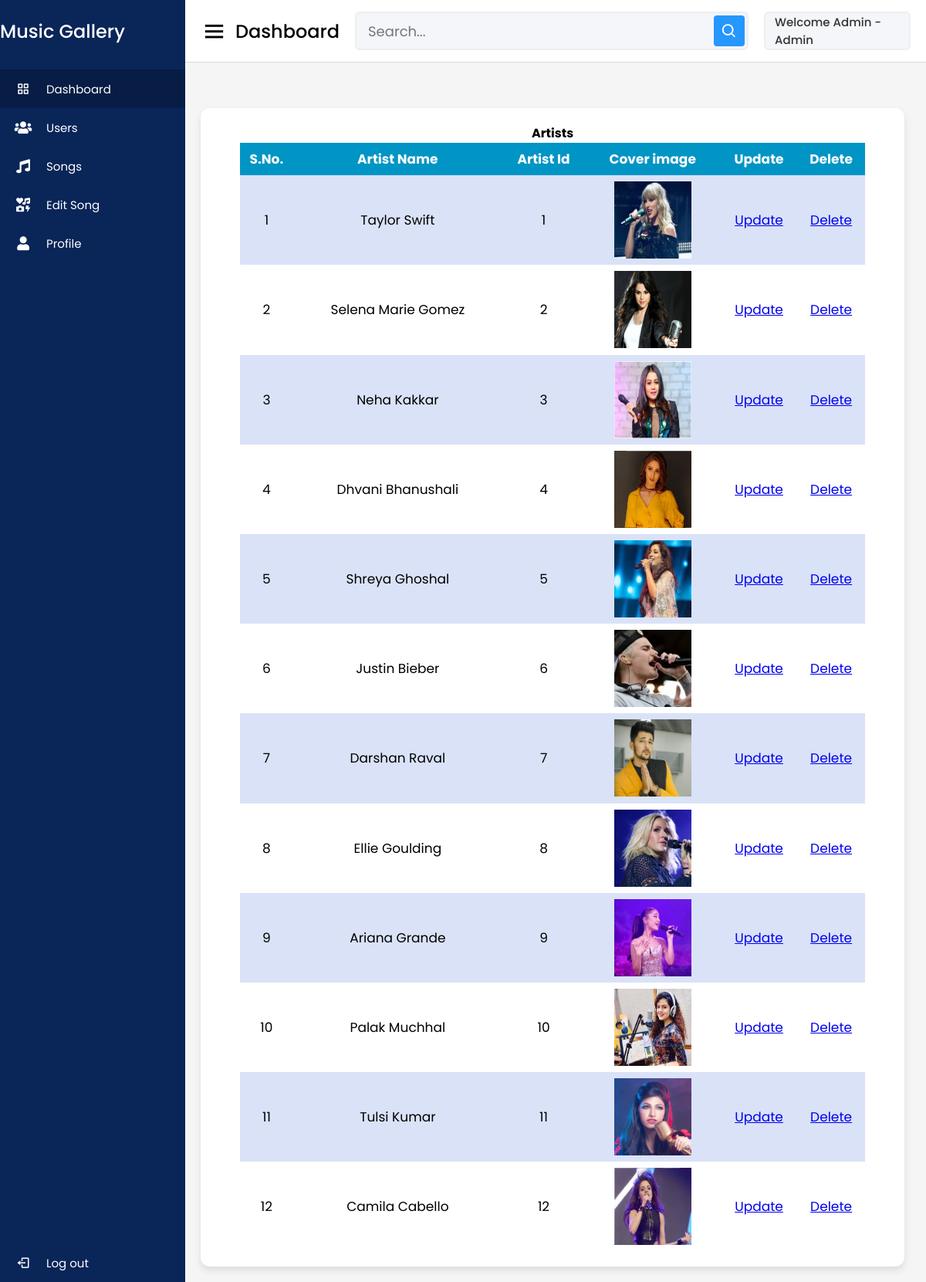
/admin/view_artists.php (signed in), run on the app's committed database.
### tables this page shows
CREATE TABLE `artists` (
  `artistid` int(8) NOT NULL,
  `artistname` varchar(255) NOT NULL,
  `artist_img` varchar(255) NOT NULL
);

### admin/view_artists.php (the view)
<?php include 'admin_header.php'; ?>
<div class="users-boxes">
<div class="recent-box">
            <center><div class="title"><strong>Artists</strong></div></center>
            <center>
                <table>
                    <tr>
                        <th>S.No.</th>
                        <th>Artist Name</th>
                        <th>Artist Id</th>
                        <th>Cover image</th>
                        <th>Update</th>
                        <th>Delete</th>
                    </tr>
        <?php
            $sql = "SELECT * FROM artists ";
            $result = mysqli_query($con , $sql);
            $count =1;
            if($result -> num_rows  > 0 ){
                while($row = $result->fetch_assoc()){
        ?>
        <tr>
                        <td><?php echo $count; ?></td>
                        <td><?php echo $row['artistname']; ?></td>
                        <td><?php echo $row['artistid']; ?></td>
                        <td><img src="../<?php echo $row['artist_img']; ?>" alt='Profile Image'></td>
                        <?php echo "
                        <td><a href='update_artist.php?artistid=".$row['artistid']."'>Update</a></td>
                        <td><a href='delete_artist.php?artistid=".$row['artistid']."'>Delete</a></td>
                    </tr>";
            $count+=1;
        }
        echo "  </table>
            </center>";
    }
    else echo "<h1>No records has been inserted yet!!</h1>";
?>
        </div>
</div>
<?php include 'admin_footer.php'; ?>

### admin/admin_header.php (shortened to what this page needs)
<link rel="stylesheet" href="../css/admin_dashboard.css">
<?php include '../includes/db.php'; ?>
<?php
$username= $_SESSION["adminname"];
$sql = "SELECT * FROM `admin` WHERE `adminname` = '$username'";
$result = mysqli_query($con , $sql);
if($result -> num_rows == 1 ){
    while($row = $result->fetch_assoc()){
?>
<!DOCTYPE html>
<html>
  <head>
    <link rel="stylesheet" href="https://cdnjs.cloudflare.com/ajax/libs/font-awesome/5.13.0/css/all.min.css">
    <link href='https://unpkg.com/boxicons@2.0.7/css/boxicons.min.css' rel='stylesheet'>
    <link rel="stylesheet" href="../css/admin_dashboard.css">
   </head>
<body>
  <div class="sidebar">
    <div class="logo-details">
      <span class="logo_name">Music Gallery</span>
    </div>
      <ul class="nav-links">
        <li>
          <a href="admin_dashboard.php" class="active">
            <i class='bx bx-grid-alt' ></i>
            <span class="links_name">Dashboard</span>
          </a>
        </li>
        <li>
          <a href="view_users.php">
            <i class='fa fa-users' ></i>
            <span class="links_name">Users</span>
          </a>
        </li>
        <li>
          <a href="view_songs.php">
            <i class='fa fa-music' ></i>
            <span class="links_name">Songs</span>
          </a>
        </li>
        <li>
          <a href="edit_data.php">
            <i class='fa fa-icons' ></i>
            <span class="links_name">Edit Song</span>
          </a>
        </li>
        <li>
          <a href="admin_edit_profile.php">
            <i class='fa fa-user' ></i>
            <span class="links_name">Profile</span>
          </a>
        </li>
        <li class="log_out">
          <a href="admin_logout.php">
            <i class='bx bx-log-out'></i>
            <span class="links_name">Log out</span>
          </a>
        </li>
      </ul>
  </div>
  <section class="home-section">
    <nav>
      <div class="sidebar-button">
        <i class='bx bx-menu sidebarBtn'></i>
        <span class="dashboard">Dashboard</span>
      </div>
      <div class="search-box">
        <input type="text" placeholder="Search...">
        <i class='bx bx-search' ></i>
      </div>
      <div class="profile-details">
        <span class="admin_name">Welcome Admin - <p>
          <?php echo $row['fname']; ?>
        </p></span>
      </div>
    </nav>
    <?php
    }
  }
    ?>
   <div class="home-content">

### css/admin_dashboard.css (style rules this page uses)
* { margin: 0; padding: 0; box-sizing: border-box; font-family: 'Poppins', sans-serif; }
.sidebar { position: fixed; height: 100%; width: 240px; background: #0A2558; transition: all 0.5s ease; }
.sidebar .logo-details { height: 80px; display: flex; align-items: center; }
.sidebar .logo-details .logo_name { color: #fff; font-size: 24px; font-weight: 500; }
.sidebar .nav-links { margin-top: 10px; }
.sidebar .nav-links li { position: relative; list-style: none; height: 50px; }
.sidebar .nav-links li a { height: 100%; width: 100%; display: flex; align-items: center; text-decoration: none; transition: all 0.4s ease; }
.sidebar .nav-links li a.active { background: #081D45; }
.sidebar .nav-links li i { min-width: 60px; text-align: center; font-size: 18px; color: #fff; }
.sidebar .nav-links li a .links_name { color: #fff; font-size: 15px; font-weight: 400; white-space: nowrap; }
.sidebar .nav-links .log_out { position: absolute; bottom: 0; width: 100%; }
.home-section { position: relative; background: #f5f5f5; min-height: 100vh; width: calc(100% - 240px); left: 240px; transition: all 0.5s ease; }
.home-section nav { display: flex; justify-content: space-between; height: 80px; background: #fff; display: flex; align-items: center; position: fixed; width: calc(100% - 240px); left: 240px; z-index: 100; padding: 0 20px; box-shadow: 0 1px 1px rgba(0, 0, 0, 0.1); transition: all 0.5s ease; }
.home-section nav .sidebar-button { display: flex; align-items: center; font-size: 24px; font-weight: 500; }
nav .sidebar-button i { font-size: 35px; margin-right: 10px; }
.home-section nav .search-box { position: relative; height: 50px; max-width: 550px; width: 100%; margin: 0 20px; }
nav .search-box input { height: 100%; width: 100%; outline: none; background: #F5F6FA; border: 2px solid #EFEEF1; border-radius: 6px; font-size: 18px; padding: 0 15px; }
nav .search-box .bx-search { position: absolute; height: 40px; width: 40px; background: #2697FF; right: 5px; top: 50%; transform: translateY(-50%); border-radius: 4px; line-height: 40px; text-align: center; color: #fff; font-size: 22px; transition: all 0.4 ease; }
.home-section nav .profile-details { display: flex; align-items: center; background: #F5F6FA; border: 2px solid #EFEEF1; border-radius: 6px; height: 50px; min-width: 190px; padding: 0 15px 0 2px; }
nav .profile-details .admin_name { font-size: 15px; font-weight: 500; color: #333; margin: 0 10px; white-space: nowrap; }
.home-section .home-content { position: relative; padding-top: 140px; }
.home-content .users-boxes { display: flex; flex-direction: column; justify-content: space-between; }
.home-content .users-boxes .recent-box { width: 95%; background: #fff; padding: 20px 30px; margin: 0 20px 20px; border-radius: 12px; box-shadow: 0 5px 10px rgba(0, 0, 0, 0.1); }
table { align-items: center; border: none; border-collapse: collapse; width: 95%; height: 300px; font-size: 17px; }
tr:nth-child(1) { background-color: #0095c5; color: white; }
tr:nth-child(even) { background-color: #d9e2f7; }
th, td { text-align: center; padding: 1%; }
img { width: 100px; height: 100px; }

### data on the page
artists: artistname "Taylor Swift", artistid "1", artist_img (picture)
artists: artistname "Selena Marie Gomez", artistid "2", artist_img (picture)
artists: artistname "Neha Kakkar", artistid "3", artist_img (picture)
artists: artistname "Dhvani Bhanushali", artistid "4", artist_img (picture)
artists: artistname "Shreya Ghoshal", artistid "5", artist_img (picture)
artists: artistname "Justin Bieber", artistid "6", artist_img (picture)
artists: artistname "Darshan Raval", artistid "7", artist_img (picture)
artists: artistname "Ellie Goulding", artistid "8", artist_img (picture)
artists: artistname "Ariana Grande", artistid "9", artist_img (picture)
artists: artistname "Palak Muchhal", artistid "10", artist_img (picture)
artists: artistname "Tulsi Kumar", artistid "11", artist_img (picture)
artists: artistname "Camila Cabello", artistid "12", artist_img (picture)

### other printed values
$row['fname'] "Admin"
